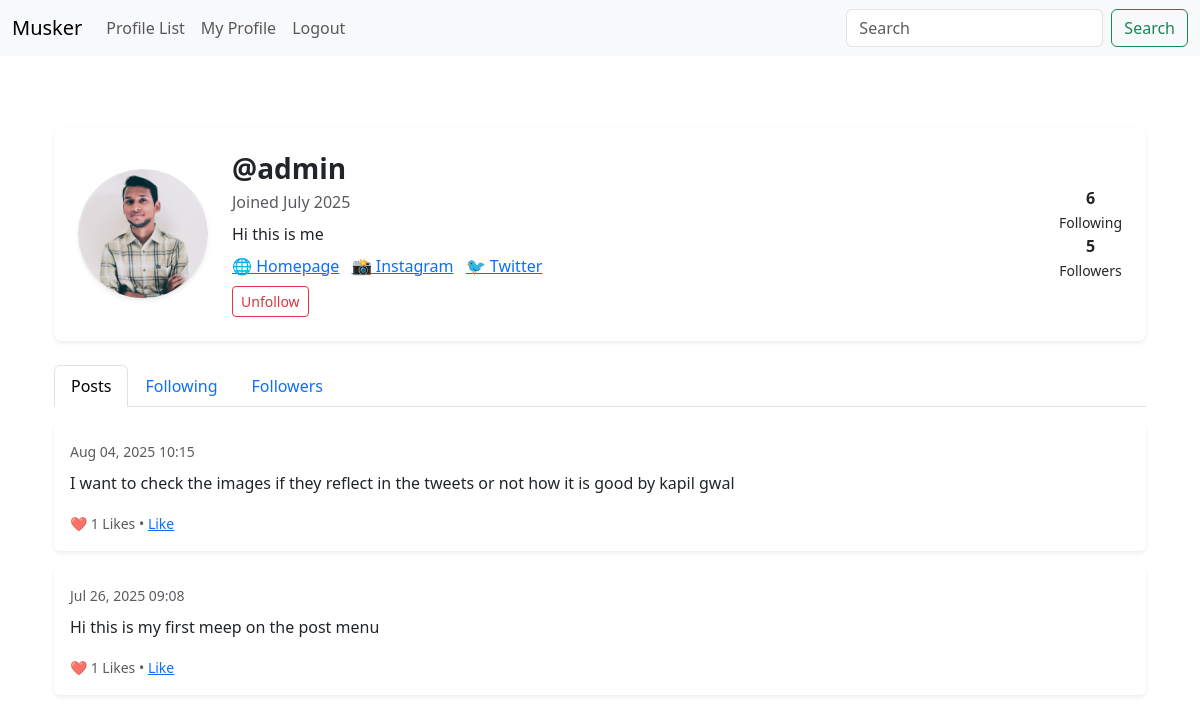
Page /profile/1 (signed in) on the committed database.
### musk/models.py (models this page shows, shortened)
class Profile(models.Model):
    user = models.OneToOneField(User, on_delete=models.CASCADE)
    follows = models.ManyToManyField(
        "self",
        related_name="followed_by",
        symmetrical=False,
        blank=True
    )
    date_modified = models.DateTimeField(User, auto_now=True)
    profile_image = models.ImageField(null=True,blank=True,upload_to="images/")
    profile_bio = models.CharField(max_length=500,null=True,blank=True)
    homepage_link = models.CharField(max_length=500,null=True,blank=True)
    instagram_link = models.CharField(max_length=500,null=True,blank=True)
    twitter_link = models.CharField(max_length=500,null=True,blank=True)

class Meep(models.Model):
    user = models.ForeignKey(
        User,related_name="meeps",
        on_delete = models.DO_NOTHING
    )
    body = models.CharField(max_length = 1000)
    created_at = models.DateTimeField(auto_now_add=True)
    likes = models.ManyToManyField(User,related_name='meep_like',blank=True)
    def number_of_likes(self):
        return self.likes.count()

### musk/views.py (the view, shortened to what this page needs)
# urls.py: path('profile/<int:pk>', views.profile, name = 'profile'),
def profile(request,pk):
    if request.user.is_authenticated:
        profile = get_object_or_404(Profile, user_id=pk)
        meeps = Meep.objects.filter(user_id=pk).order_by("-created_at")
        return render(request, 'profile.html', {
            "profile": profile,
            "meeps": meeps
        })
    else:
        messages.success(request,("You must be logged in the application"))
        return redirect('home')

### templates/profile.html (shortened to what this page needs)
{% extends "base.html" %} {% load static %} {% block content %} {% if profile %}
<div class="container mt-5">
  <div class="card shadow-sm border-0 rounded-3 mb-4 p-4">
    <div class="row align-items-center">
      <div class="col-auto">
        {% if profile.profile_image %}
        <img
          src="{{ profile.profile_image.url }}"
          class="rounded-circle border shadow-sm"
          style="width: 130px; height: 130px; object-fit: cover"
        />
        {% else %}
        <img
          src="{% static 'images/default_profile_pic.png' %}"
          class="rounded-circle border shadow-sm"
          style="width: 130px; height: 130px; object-fit: cover"
        />
        {% endif %}
      </div>
      <div class="col">
        <h3 class="fw-bold mb-1">@{{ profile.user.username }}</h3>
        <p class="text-muted mb-2">
          Joined {{ profile.user.date_joined|date:"F Y" }}
        </p>
        {% if profile.profile_bio %}
        <p class="mb-2">{{ profile.profile_bio }}</p>
        {% endif %}
        <div class="mb-2">
          {% if profile.homepage_link %}
          <a href="{{ profile.homepage_link }}" target="_blank" class="me-2"
            >🌐 Homepage</a
          >
          {% endif %} {% if profile.instagram_link %}
          <a href="{{ profile.instagram_link }}" target="_blank" class="me-2"
            >📸 Instagram</a
          >
          {% endif %} {% if profile.twitter_link %}
          <a href="{{ profile.twitter_link }}" target="_blank">🐦 Twitter</a>
          {% endif %}
        </div>
        <div class="d-flex align-items-center">
          <form method="POST" class="me-2">
            {% csrf_token %} {% if profile in user.profile.follows.all %}
            <button
              type="submit"
              class="btn btn-sm btn-outline-danger"
              name="follow"
              value="unfollow"
            >
              Unfollow
            </button>
            {% endif %}
          </form>
        </div>
      </div>
      <div class="col-auto text-center">
        <div>
          <strong>{{ profile.follows.count }}</strong><br /><small
            >Following</small
          >
        </div>
        <div>
          <strong>{{ profile.followed_by.count }}</strong><br /><small
            >Followers</small
          >
        </div>
      </div>
    </div>
  </div>
  <ul class="nav nav-tabs mb-3" id="profileTabs" role="tablist">
    <li class="nav-item">
      <a
        class="nav-link active"
        id="posts-tab"
        data-bs-toggle="tab"
        href="#posts"
        role="tab"
        >Posts</a
      >
    </li>
    <li class="nav-item">
      <a
        class="nav-link"
        id="following-tab"
        data-bs-toggle="tab"
        href="#following"
        role="tab"
        >Following</a
      >
    </li>
    <li class="nav-item">
      <a
        class="nav-link"
        id="followers-tab"
        data-bs-toggle="tab"
        href="#followers"
        role="tab"
        >Followers</a
      >
    </li>
  </ul>
  <div class="tab-content" id="profileTabsContent">
    <div class="tab-pane fade show active" id="posts" role="tabpanel">
      {% if meeps %} {% for meep in meeps %}
      <div class="card border-0 shadow-sm mb-3">
        <div class="card-body">
          <small class="text-muted"
            >{{ meep.created_at|date:"M d, Y H:i" }}</small
          >
          <p class="mt-2">{{ meep.body }}</p>
          <small class="text-muted">
            ❤️ {{ meep.number_of_likes }} Likes •
            {% if user in meep.likes.all%}
            <a href="{% url 'meep_like' meep.id %}">Unlike</a>
            {% else %}
            <a href="{% url 'meep_like' meep.id %}" >Like</a>
            {% endif %}
          </small>
        </div>
      </div>
      {% endfor %} {% else %}
      <p class="text-muted">No posts yet.</p>
      {% endif %}
    </div>
  </div>
</div>
{% else %}
<div class="container mt-4">
  <div class="alert alert-danger">Profile not found.</div>
</div>
{% endif %} {% endblock %}

### rows in the picture
Profile: profile_image (picture), user.username "admin", user.date_joined "July 2025", profile_bio "Hi this is me", follows.count "6", followed_by.count "5"
Meep: created_at "Aug 04, 2025 10:15", body "I want to check the images if they reflect in the tweets or not how it is good by kapil gwal", number_of_likes "1", shows "Like"
Meep: created_at "Jul 26, 2025 09:08", body "Hi this is my first meep on the post menu", number_of_likes "1", shows "Like"
